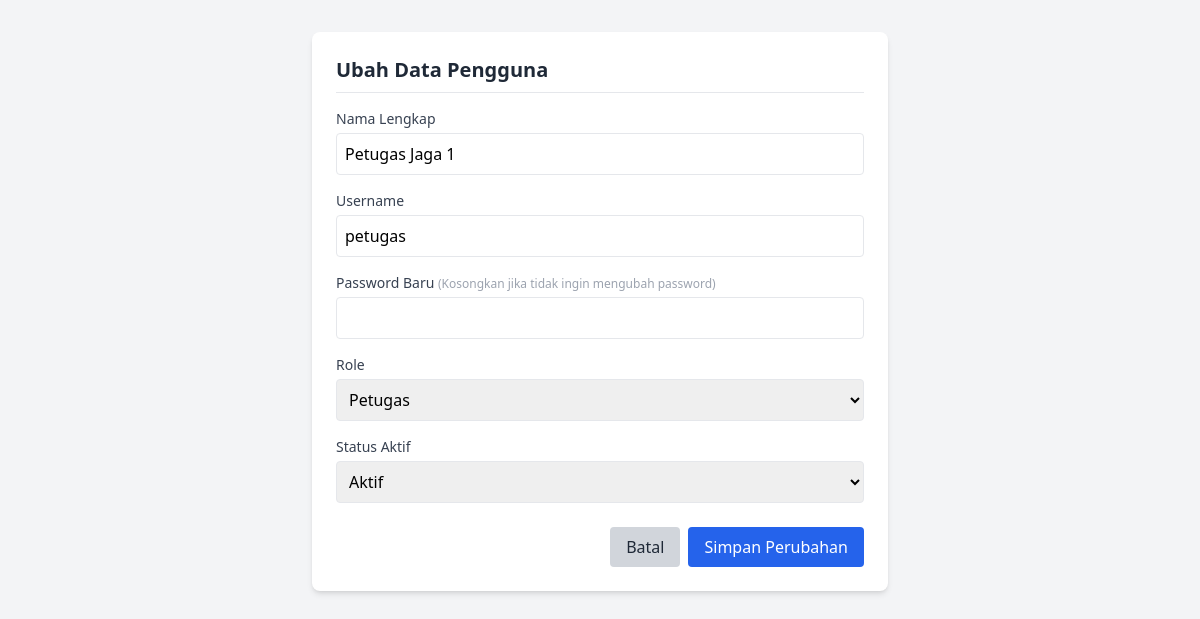
Screenshot of /public/AdminUserController/edit/8 (signed in) with the database file from the repository.
### tables this page shows
CREATE TABLE `tb_user` (
  `id_user` int NOT NULL,
  `nama_lengkap` varchar(50) NOT NULL,
  `username` varchar(50) NOT NULL,
  `password` varchar(100) NOT NULL,
  `role` enum('admin','petugas','owner') NOT NULL,
  `status_aktif` tinyint(1) DEFAULT '1'
);

### app/core/Controller.php (called while the page is built, shortened)
<?php
class Controller {
    public function view($view, $data = []) {
        require_once '../app/views/' . $view . '.php';
    }
    public function model($model) {
        return new $model;
    }
}

### app/controllers/AdminUserController.php (called while the page is built, shortened)
<?php
class AdminUserController extends Controller {
    public function edit($id) {
        $data['judul'] = 'Ubah Data Pengguna';
        $data['user'] = $this->model('UserModel')->getUserById($id);
        $this->view('admin/user/edit', $data);
    }
}

### app/core/App.php (called while the page is built, shortened)
<?php
class App {
    protected $method = 'index';
    protected $params = [];
    public function __construct() {
        $url = $this->parseURL();
        if(isset($url[0]) && file_exists('../app/controllers/' . ucfirst($url[0]) . '.php')) {
            unset($url[0]);
        }
        $this->controller = new $this->controller;
        if(isset($url[1])) {
            if(method_exists($this->controller, $url[1])) {
                $this->method = $url[1];
                unset($url[1]);
            }
        }
        if(!empty($url)) {
            $this->params = array_values($url);
        }
        call_user_func_array([$this->controller, $this->method], $this->params);
    }
    public function parseURL() {
        if(isset($_GET['url'])) {
            $url = rtrim($_GET['url'], '/');
            $url = filter_var($url, FILTER_SANITIZE_URL);
            $url = explode('/', $url);
            return $url;
        }
        return [];
    }
}

### public/index.php (called while the page is built, shortened)
<?php
require_once '../app/core/App.php';
require_once '../app/core/Controller.php';
require_once '../app/core/Database.php';
$app = new App();

### app/core/Database.php (called while the page is built, shortened)
<?php
class Database {
    private $host = 'localhost';
    private $user = 'root';
    private $pass = '';
    private $db_name = 'parkir_apotek';
    private $dbh;
    private $stmt;
    public function __construct() {
        $dsn = 'mysql:host=' . $this->host . ';dbname=' . $this->db_name;
        $option = [
            PDO::ATTR_PERSISTENT => true,
            PDO::ATTR_ERRMODE => PDO::ERRMODE_EXCEPTION
        ];
        try {
            $this->dbh = new PDO($dsn, $this->user, $this->pass, $option);
        } catch(PDOException $e) {
            die($e->getMessage());
        }
    }
    public function query($query) {
        $this->stmt = $this->dbh->prepare($query);
    }
    public function bind($param, $value, $type = null) {
        if (is_null($type)) {
            switch (true) {
                default : $type = PDO::PARAM_STR;
            }
        }
        $this->stmt->bindValue($param, $value, $type);
    }
    public function execute() {
        return $this->stmt->execute();
    }
    public function single() {
        $this->execute();
        return $this->stmt->fetch(PDO::FETCH_ASSOC);
    }
}

### app/models/UserModel.php (called while the page is built, shortened)
<?php
class UserModel {
    private $db;
    public function __construct() {
        $this->db = new Database();
    }
    public function getUserById($id) {
        $this->db->query("SELECT * FROM tb_user WHERE id_user = :id");
        $this->db->bind('id', $id);
        return $this->db->single();
    }
}

### app/views/admin/user/edit.php (the view, shortened to what this page needs)
<!DOCTYPE html>
<html lang="id">
<head>
    <script src="https://cdn.tailwindcss.com"></script>
</head>
<body class="bg-gray-100 p-8 font-sans">
    <div class="max-w-xl mx-auto bg-white p-6 rounded-lg shadow-md">
        <h1 class="text-xl font-bold text-gray-800 mb-4 border-b pb-2"><?= $data['judul']; ?></h1>
        <form action="/parkir_apotek/public/AdminUserController/ubah" method="POST">
            <div class="mb-4">
                <label class="block text-sm font-medium text-gray-700 mb-1">Nama Lengkap</label>
                <input type="text" name="nama_lengkap" value="<?= $data['user']['nama_lengkap']; ?>" required class="w-full border rounded p-2 focus:ring-blue-500">
            </div>
            <div class="mb-4">
                <label class="block text-sm font-medium text-gray-700 mb-1">Username</label>
                <input type="text" name="username" value="<?= $data['user']['username']; ?>" required class="w-full border rounded p-2 focus:ring-blue-500">
            </div>
            <div class="mb-4">
                <label class="block text-sm font-medium text-gray-700 mb-1">Password Baru <span class="text-xs text-gray-400">(Kosongkan jika tidak ingin mengubah password)</span></label>
                <input type="password" name="password" class="w-full border rounded p-2 focus:ring-blue-500">
            </div>
            <div class="mb-4">
                <label class="block text-sm font-medium text-gray-700 mb-1">Role</label>
                <select name="role" required class="w-full border rounded p-2 focus:ring-blue-500">
                    <option value="petugas" <?= ($data['user']['role'] == 'petugas') ? 'selected' : ''; ?>>Petugas</option>
                </select>
            </div>
            <div class="mb-6">
                <label class="block text-sm font-medium text-gray-700 mb-1">Status Aktif</label>
                <select name="status_aktif" required class="w-full border rounded p-2 focus:ring-blue-500">
                    <option value="1" <?= ($data['user']['status_aktif'] == 1) ? 'selected' : ''; ?>>Aktif</option>
                </select>
            </div>
            <div class="flex justify-end gap-2">
                <a href="/parkir_apotek/public/AdminUserController" class="bg-gray-300 hover:bg-gray-400 text-gray-800 px-4 py-2 rounded">Batal</a>
                <button type="submit" class="bg-blue-600 hover:bg-blue-700 text-white px-4 py-2 rounded">Simpan Perubahan</button>
            </div>
        </form>
    </div>
</body>
</html>

### rows the page displays
tb_user: nama_lengkap "Petugas Jaga 1", username "petugas", role "Petugas", status_aktif "Aktif"

### other values shown
$data['judul'] "Ubah Data Pengguna"
